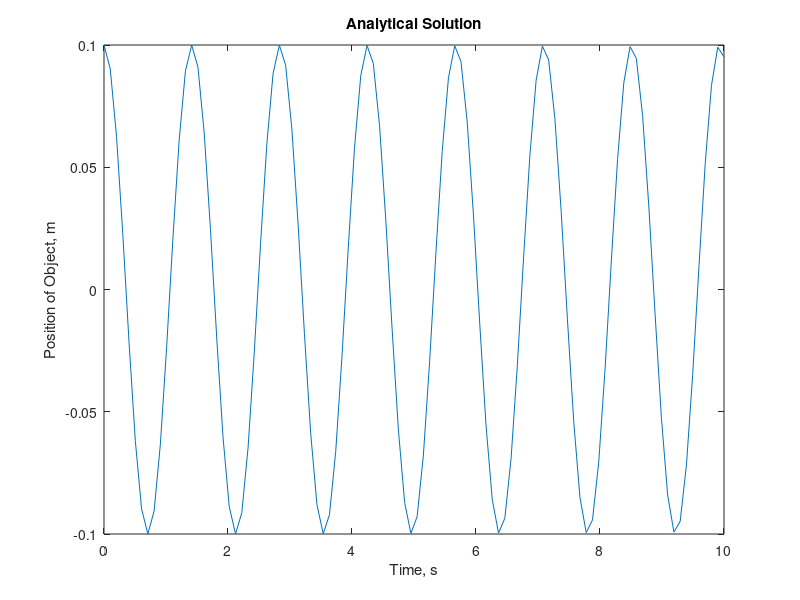

Recreate this plot in MATLAB. (Note: this script raises an error after producing the figure.)
clc;
clear;
close all;

%constants
rhoObjects = 500; %kg/m^3
rhoLiquid = 1000; %kg/m^3
gravity = 9.81; %m/s^2
L = 1; %m
initialDisplacement = 0.1; %m
initialVelocity = 0; %m/s

omega = sqrt((rhoLiquid*gravity)/(rhoObjects*L));


%Question 1 Part a 
y = @(t) 0.1*cos(omega*t);
dy = @(t) 0.1*-(sin(omega*t));
t1 = linspace(0,10,100);

figure(1)
plot(t1,y(t1));
ylabel('Position of Object, m')
xlabel('Time, s')
title('Analytical Solution')


%Question 2 Part a
tDelta = 0.1;
tInitial = 0;
tMax = 10;
tVal = tInitial:tDelta:tMax;

figure(2)
tic
yEE = explicitEulerSecondOrder(-(omega^2), tDelta, initialDisplacement, initialVelocity, tInitial, tMax);
EETime = toc
plot(tVal, yEE);
ylabel('Position of Object, m')
xlabel('Time, s')
title('Explicit Euler Solution')


%Question 2 Part b
figure(3)
tic
yRK4 = RK4SecondOrder(-(omega^2), tDelta, initialDisplacement, initialVelocity, tInitial, tMax);
RK4Time = toc
plot(tVal, yRK4);
ylabel('Position of Object, m')
xlabel('Time, s')
title('4th Order Runge-Kutta Solution')


%Question 2 Part c
figure(4)
tic
odeSystem = @(t, y) [y(2); -(omega^2) * y(1)];
ODE45Time = toc
[tODE45, yODE45] = ode45(odeSystem, tVal, [initialDisplacement, initialVelocity]);
y45 = yODE45(:, 1)';
plot(tVal, y45)%plots displacment with respect to time
ylabel('Position of Object, m')
xlabel('Time, s')
title('ODE45 Solution')


%Question 2 Part d
figure(5)
tiledlayout(3,1)
nexttile
plot(tVal, y(tVal))
hold on 
plot(tVal, yEE)
ylabel('Position of Object, m')
xlabel('Time, s')
legend('Analytical Solution', 'Explicit Euler Solution', 'Location', 'southwest')

nexttile([2,1])
plot(tVal, y(tVal))
hold on
plot(tVal, yRK4)
plot(tVal, y45)
ylabel('Position of Object, m')
xlabel('Time, s')
legend('Analytical Solution', '4th Order Runge-Kutta', 'ODE45 Solution', 'Location', 'southwest')

%Questions 2 Part e
tOneCycle = linspace(0,omega/(pi),1000);
figure(14)
plot(y(tOneCycle),dy(tOneCycle));
ylabel('Velocity of Object, m/s')
xlabel('Position of Object, m')

%Question 3 Part a
figure(6)
tiledlayout(3,1)
nexttile
plot(tVal, abs(y(tVal) - yEE))
hold on 
ylabel('Absolute Error, m')
xlabel('Time, s')
title('Explicit Euler Error')
set(gca, 'YScale', 'log')

nexttile([2,1])
plot(tVal, abs(y(tVal) - yRK4))
hold on
plot(tVal, abs(y(tVal) - y45))
ylabel('Absolute Error, m')
xlabel('Time, s')
legend('4th Order Runge-Kutta', 'ODE45 Solution', 'Location', 'northwest')
title('Runge Kutta and ODE45 Error')


%Question 3 Part b
figure(7)
plot(0:0.001:2, y(0:0.001:2))
hold on
plot(0:0.5:2, explicitEulerSecondOrder(-(omega^2), 0.5, initialDisplacement, initialVelocity, 0, 2))
plot(0:0.05:2, explicitEulerSecondOrder(-(omega^2), 0.05, initialDisplacement, initialVelocity, 0, 2))
plot(0:0.005:2, explicitEulerSecondOrder(-(omega^2), 0.005, initialDisplacement, initialVelocity, 0, 2))
plot(0:0.0005:2, explicitEulerSecondOrder(-(omega^2), 0.0005, initialDisplacement, initialVelocity, 0, 2))
ylabel('Position of Object, m')
xlabel('Time, s')
legend('Analytic Solution','\Deltat = 0.5', '\Deltat = 0.05', '\Deltat = 0.005', '\Deltat = 0.0005', 'Location', 'southwest')
title('Explicit Euler with Different Mesh Sizes')

figure(8)
plot(0:0.5:10, abs(explicitEulerSecondOrder(-(omega^2), 0.5, initialDisplacement, initialVelocity, 0, 10) - y(0:0.5:10)))
hold on
plot(0:0.05:10, abs(explicitEulerSecondOrder(-(omega^2), 0.05, initialDisplacement, initialVelocity, 0, 10) - y(0:0.05:10)))
plot(0:0.005:10, abs(explicitEulerSecondOrder(-(omega^2), 0.005, initialDisplacement, initialVelocity, 0, 10) - y(0:0.005:10)))
plot(0:0.0005:10, abs(explicitEulerSecondOrder(-(omega^2), 0.0005, initialDisplacement, initialVelocity, 0, 10) - y(0:0.0005:10)))
ylabel('Absolute Error, m')
xlabel('Time, s')
legend('\Deltat = 0.5', '\Deltat = 0.05', '\Deltat = 0.005', '\Deltat = 0.0005', 'Location', 'southwest')
title('Absolute Error of Explicit Euler')
set(gca, 'YScale', 'log')


%Question 3 Part c
figure(9)
plot(0:0.001:2, y(0:0.001:2))
hold on
plot(0:0.5:10, RK4SecondOrder(-(omega^2), 0.5, initialDisplacement, initialVelocity, 0, 10))
plot(0:0.05:10, RK4SecondOrder(-(omega^2), 0.05, initialDisplacement, initialVelocity, 0, 10))
plot(0:0.005:10, RK4SecondOrder(-(omega^2), 0.005, initialDisplacement, initialVelocity, 0, 10))
plot(0:0.0005:10, RK4SecondOrder(-(omega^2), 0.0005, initialDisplacement, initialVelocity, 0, 10))
ylabel('Position of Object, m')
xlabel('Time, s')
legend('Analytic Solution','\Deltat = 0.5', '\Deltat = 0.05', '\Deltat = 0.005', '\Deltat = 0.0005', 'Location', 'southwest')
title('4th Order Runge-Kutta with Different Mesh Sizes')

figure(10)
plot(0:0.5:10, abs(RK4SecondOrder(-(omega^2), 0.5, initialDisplacement, initialVelocity, 0, 10) - y(0:0.5:10)))
hold on
plot(0:0.05:10, abs(RK4SecondOrder(-(omega^2), 0.05, initialDisplacement, initialVelocity, 0, 10) - y(0:0.05:10)))
plot(0:0.005:10, abs(RK4SecondOrder(-(omega^2), 0.005, initialDisplacement, initialVelocity, 0, 10) - y(0:0.005:10)))
plot(0:0.0005:10, abs(RK4SecondOrder(-(omega^2), 0.0005, initialDisplacement, initialVelocity, 0, 10) - y(0:0.0005:10)))
ylabel('Absolute Error, m')
xlabel('Time, s')
legend('\Deltat = 0.5', '\Deltat = 0.05', '\Deltat = 0.005', '\Deltat = 0.0005', 'Location', 'southwest')
title('Absolute Error of Explicit Euler')
set(gca, 'YScale', 'log')


%Question 3 Part d
figure(11)
plot(tVal, RK4SecondOrder(-(omega^2), tDelta, initialDisplacement, initialVelocity, tInitial, tMax))
hold on 
plot(tVal, RK4SecondOrder(-(omega^2), tDelta, 0.2, initialVelocity, tInitial, tMax))
plot(tVal, RK4SecondOrder(-(omega^2), tDelta, 0.5, initialVelocity, tInitial, tMax))
plot(tVal, RK4SecondOrder(-(omega^2), tDelta, 1, initialVelocity, tInitial, tMax))
plot(tVal, RK4SecondOrder(-(omega^2), tDelta, 2, initialVelocity, tInitial, tMax))
ylabel('Position of Object, m')
xlabel('Time, s')
legend('y_0 = 0', 'y_0 = 0.2', 'y_0 = 0.5', 'y_0 = 1', 'y_0 = 2')
title('Investigating Changes in Initial Displacement')

figure(12)
plot(tVal, RK4SecondOrder(-(omega^2), tDelta, initialDisplacement, -0.5, tInitial, tMax))
hold on 
plot(tVal, RK4SecondOrder(-(omega^2), tDelta, initialDisplacement, -0.1, tInitial, tMax))
plot(tVal, RK4SecondOrder(-(omega^2), tDelta, initialDisplacement, 0, tInitial, tMax))
plot(tVal, RK4SecondOrder(-(omega^2), tDelta, initialDisplacement, initialVelocity, tInitial, tMax))
plot(tVal, RK4SecondOrder(-(omega^2), tDelta, initialDisplacement, 0.5, tInitial, tMax))
ylabel('Position of Object, m')
xlabel('Time, s')
legend('y''_0 = -0.5', 'y''_0 = -0.1', 'y''_0 = 0', 'y''_0 = 0.1', 'y''_0 = 0.5')
title('Investigating Changes in Initial Velocity')


%Question 4 Part b, iii
c = 0.2;
yDampedRK4 = RK4Damped(omega, c, tDelta, initialDisplacement, initialVelocity, tInitial, tMax);

figure(13)
plot(tVal, y(tVal))
hold on
plot(tVal, yRK4)
plot(tVal, yDampedRK4)
plot(tVal, RK4Damped(omega, 0.5, tDelta, initialDisplacement, initialVelocity, tInitial, tMax))
ylabel('Position of Object, m')
xlabel('Time, s')
legend('Undamped Analytical', 'Undamped RK4', 'RK4 c = 0.2', 'RK4 c = 0.5')
title('Investigating Damped System Solved with Runge-Kutta')
